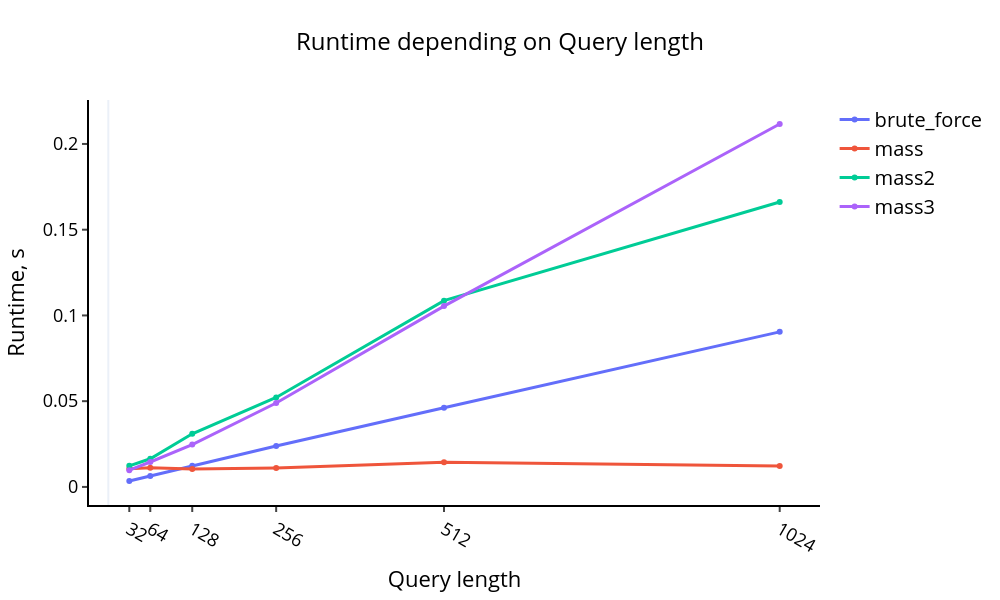

Source (notebook cell):
### Code cell
comparison_param = np.array(algorithms)
visualize_plot_times(mass_exp2_times, comparison_param, exp2_params)

### Figure 1 — Plotly figure (JSON) as saved in the notebook; plotly's stock layout.template omitted (floating-point values rounded to 4 significant figures)
{"data": [{"line": {"width": 3}, "name": "brute_force", "type": "scatter", "x": [32, 64, 128, 256, 512, 1024], "y": [0.003458, 0.00638, 0.01228, 0.02385, 0.04621, 0.09042]}, {"line": {"width": 3}, "name": "mass", "type": "scatter", "x": [32, 64, 128, 256, 512, 1024], "y": [0.01053, 0.01111, 0.01039, 0.01105, 0.01444, 0.01227]}, {"line": {"width": 3}, "name": "mass2", "type": "scatter", "x": [32, 64, 128, 256, 512, 1024], "y": [0.0123, 0.01642, 0.03101, 0.05216, 0.1086, 0.1662]}, {"line": {"width": 3}, "name": "mass3", "type": "scatter", "x": [32, 64, 128, 256, 512, 1024], "y": [0.009777, 0.01453, 0.02469, 0.04893, 0.1054, 0.2116]}], "layout": {"font": {"color": "black"}, "height": 600, "legend": {"font": {"color": "black", "size": 20}}, "paper_bgcolor": "white", "plot_bgcolor": "white", "title": {"font": {"color": "black", "size": 24}, "text": "Runtime depending on Query length", "x": 0.5, "xanchor": "center"}, "width": 1000, "xaxis": {"linecolor": "#000", "linewidth": 2, "showgrid": false, "tickfont": {"color": "black", "size": 18}, "ticks": "outside", "tickvals": [32, 64, 128, 256, 512, 1024], "tickwidth": 2, "title": {"font": {"color": "black", "size": 22}, "text": "Query length"}}, "yaxis": {"linecolor": "#000", "linewidth": 2, "showgrid": false, "tickfont": {"color": "black", "size": 18}, "ticks": "outside", "tickwidth": 2, "title": {"font": {"color": "black", "size": 22}, "text": "Runtime, s"}, "zeroline": false}}}
